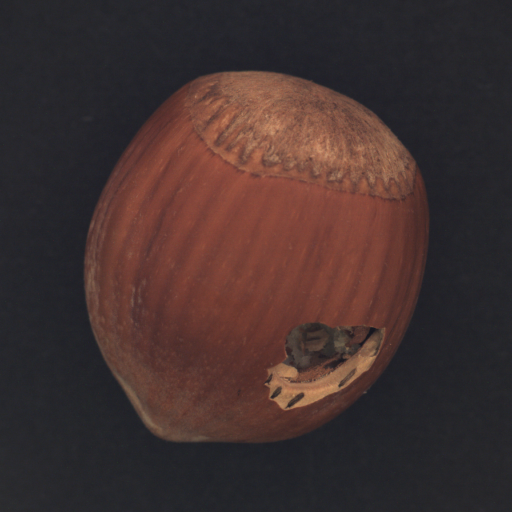
#> input picture HCLTech Hands-on + Assignments/Hands-on/Defect Local/Template/image.png, 1024 x 1024 px (shown at 1/2 size)
$ python templatematching.py
#> lines starting #> are read from the running program, lines starting #| are printed output that depends on the picture
import numpy as np
import cv2

img = cv2.resize(cv2.imread('image.png', 0), (0, 0), fx=0.8, fy=0.8)
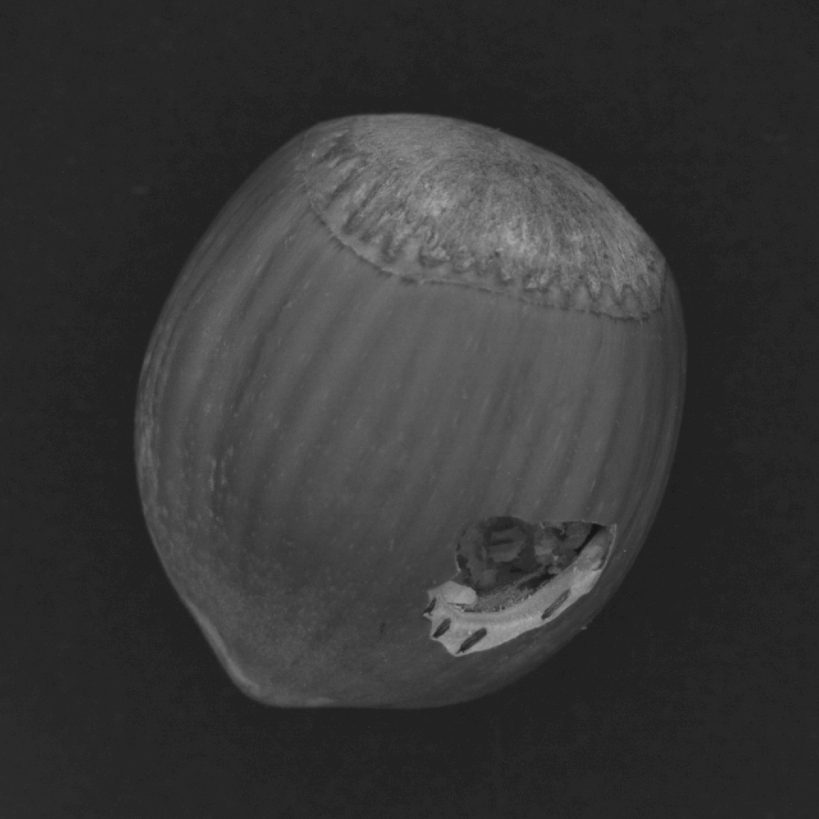
#> img: shape (819, 819); min 21, max 171, mean 55.1
template = cv2.resize(cv2.imread('pattern.png', 0), (0, 0), fx=0.8, fy=0.8)
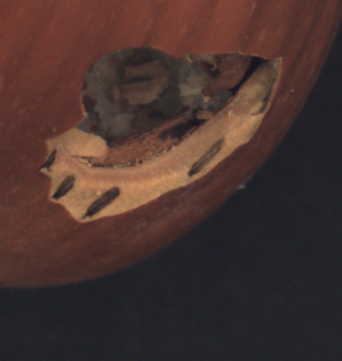
#> input picture HCLTech Hands-on + Assignments/Hands-on/Defect Local/Template/pattern.png, 342 x 361 px
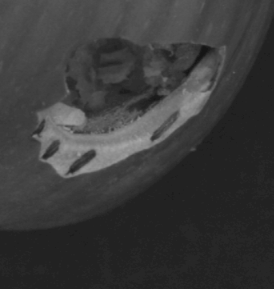
#> template: shape (289, 274); min 21, max 170, mean 58.6
h, w = template.shape
#> h = 289; w = 274

methods = [cv2.TM_CCOEFF, cv2.TM_CCOEFF_NORMED,
            cv2.TM_CCORR_NORMED, cv2.TM_SQDIFF, cv2.TM_SQDIFF_NORMED]

for method in methods:
    img2 = img.copy()

    result = cv2.matchTemplate(img2, template, method)
    min_val, max_val, min_loc, max_loc = cv2.minMaxLoc(result)
    if method in [cv2.TM_SQDIFF, cv2.TM_SQDIFF_NORMED]:
        location = min_loc
    else:
        location = max_loc

    bottom_right = (location[0] + w, location[1] + h)
    cv2.rectangle(img2, location, bottom_right, 255, 5)
    cv2.imshow('Match', img2)
    cv2.waitKey(0)
    cv2.destroyAllWindows()
#> this loop made 5 passes
#> (min_val, max_val, min_loc, max_loc) on passes 1 to 5: (-38469956, 57682000, (164, 0), (391, 478)), (-0.582, 0.997, (135, 7), (391, 478)), (0.702, 1, (148, 0), (391, 478)), (312352, 224416288, (391, 478), (199, 0)), (0.000947, 0.599, (391, 478), (155, 0))
#> pass 1, `result = cv2.matchTemplate(img2, template, method)`:
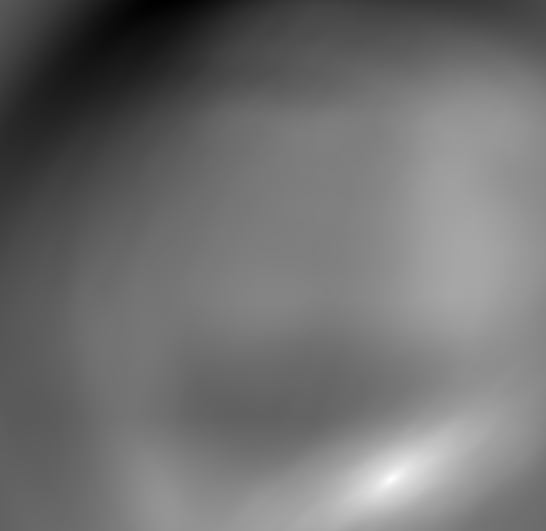
#> result: shape (531, 546) float32; min -38469956, max 57682000, mean 3807807; drawn with min black and max white
#> pass 1, `cv2.imshow('Match', img2)`:
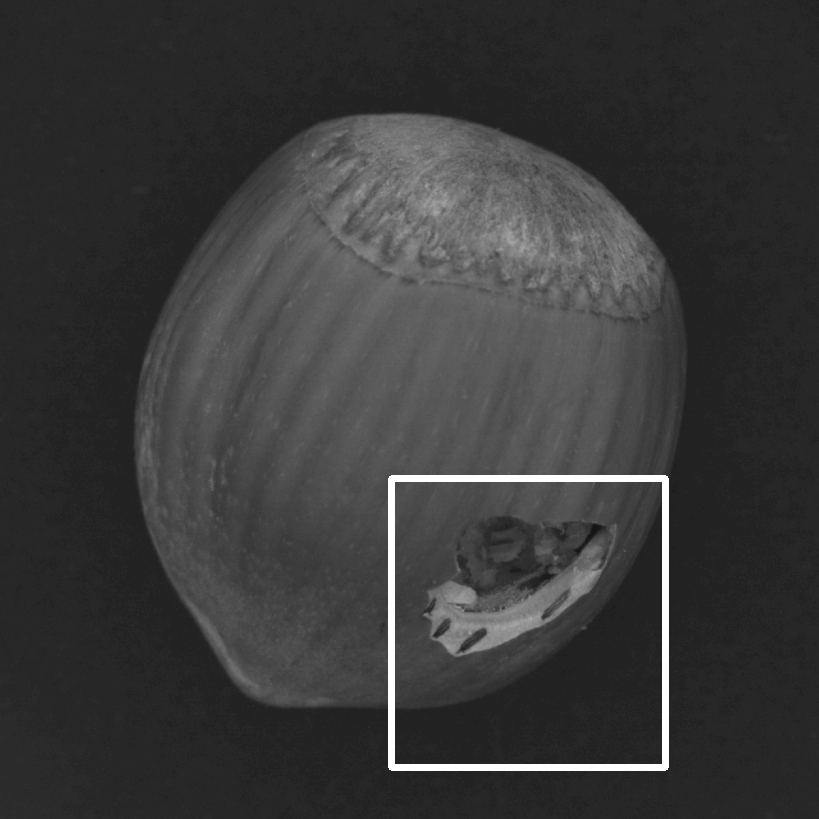
#> window 'Match': shape (819, 819); min 21, max 255, mean 57.5
#> pass 3, `result = cv2.matchTemplate(img2, template, method)`:
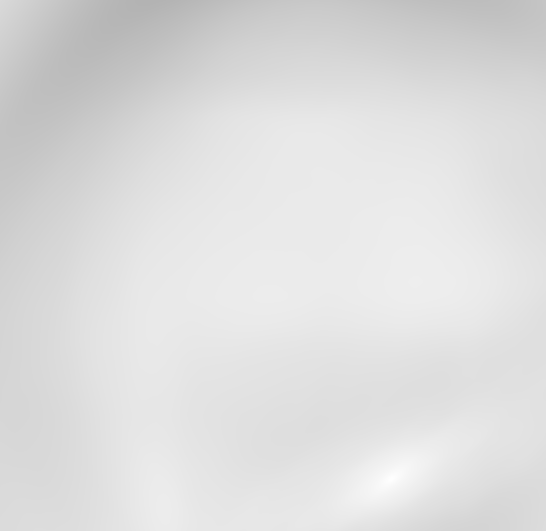
#> result: shape (531, 546) float32; min 0.702, max 1, mean 0.87
#> after the loop:
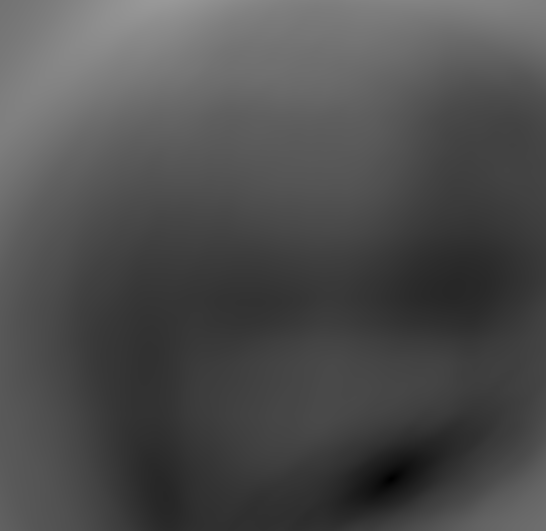
#> result: shape (531, 546) float32; min 0.000947, max 0.599, mean 0.306
